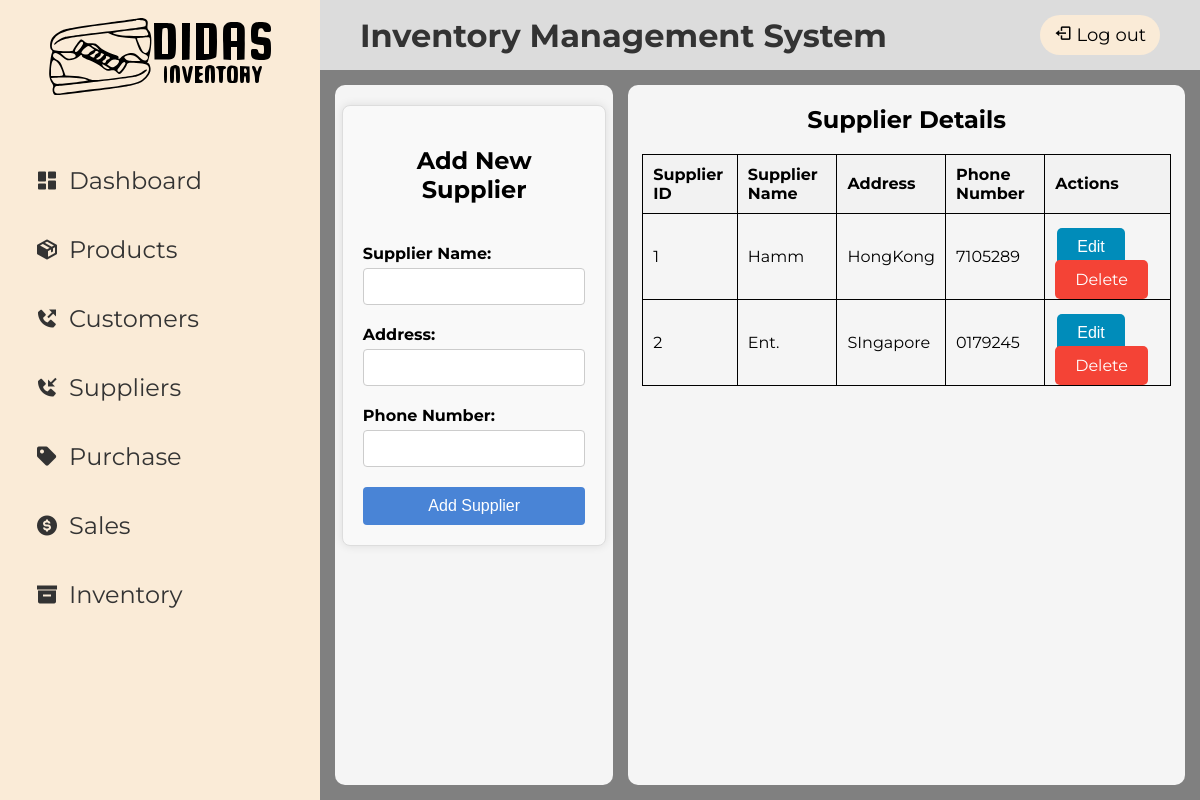
/supplier.php (signed in), run on the app's committed database.
### tables this page shows
CREATE TABLE `suppliers` (
  `supplier_id` int(11) NOT NULL,
  `supplier_name` varchar(255) NOT NULL,
  `address` varchar(255) NOT NULL,
  `phone_number` varchar(15) NOT NULL
);

### supplier.php (the view, shortened to what this page needs)
<?php include 'navbar.php'; ?>
<!DOCTYPE html>
<html>
<head>
    <link rel="stylesheet" href="supplier.css">
</head>
<body>
    <main class="main">
        <div class="card">
            <div class="container">
                <h2 id="formTitle">Add New Supplier</h2>
                <form action="supplierFormCon.php" method="POST">
                    <div class="form-group">
                        <label for="supplierName">Supplier Name:</label>
                        <input type="text" id="supplierName" name="supplierName" required>
                    </div>
                    <div class="form-group">
                        <label for="supplierAddress">Address:</label>
                        <input type="text" id="supplierAddress" name="supplierAddress" required>
                    </div>
                    <div class="form-group">
                        <label for="supplierPhone">Phone Number:</label>
                        <input type="text" id="supplierPhone" name="supplierPhone" required>
                    </div>
                    <button type="submit" id="submitButton" name="add_supplier">Add Supplier</button>
                </form>
            </div>
        </div>
        <div class="card">
            <h2 style="text-align: center;">Supplier Details</h2>
            <table>
                <thead>
                    <tr>
                        <th>Supplier ID</th>
                        <th>Supplier Name</th>
                        <th>Address</th>
                        <th>Phone Number</th>
                        <th>Actions</th>
                    </tr>
                </thead>
                <tbody>
                    <?php
                    $servername = "localhost";
                    $username = "root";
                    $password = "";
                    $dbname = "inventory";
                    $conn = new mysqli($servername, $username, $password, $dbname);
                    $sql = "SELECT supplier_id, supplier_name, address, phone_number FROM suppliers";
                    $result = $conn->query($sql);
                    if ($result->num_rows > 0) {
                        while($row = $result->fetch_assoc()) {
                            echo "<tr>";
                            echo "<td>" . $row["supplier_id"] . "</td>";
                            echo "<td>" . $row["supplier_name"] . "</td>";
                            echo "<td>" . $row["address"] . "</td>";
                            echo "<td>" . $row["phone_number"] . "</td>";
                            echo "<td>
                                    <button class='button edit-button' onclick=\"editSupplier('" . $row["supplier_id"] . "', '" . $row["supplier_name"] . "', '" . $row["address"] . "', '" . $row["phone_number"] . "')\">Edit</button>
                                    <a href='deleteSupplier.php?id=" . $row["supplier_id"] . "' class='delete-btn'>Delete</a>
                                </td>";
                            echo "</tr>";
                        }
                    } else {
                        echo "<tr><td colspan='5'>No suppliers found</td></tr>";
                    }
                    ?>
                </tbody>
            </table>
        </div>
    </main>
</body>
</html>

### nav.css (style rules this page uses)
body { font-family: "Montserrat", sans-serif; margin: 0; padding: 0; height: 100vh; display: grid; grid-template-columns: 320px 1fr; grid-template-rows: 70px 1fr; grid-template-areas: "side header" "side main"; }

### supplier.css (style rules this page uses)
.main { background-color: grey; grid-area: main; display: grid; grid-template-columns: 1fr 2fr; grid-template-areas: "c1 c2"; gap: 15px; padding: 15px; }
.card { background-color: whitesmoke; border-radius: 10px; }
.card:nth-child(1) { grid-area: c1; }
.card:nth-child(2) { grid-area: c2; }
.container { width: 80%; margin: 20px auto; padding: 20px; background-color: #f9f9f9; border: 1px solid #ddd; border-radius: 8px; box-shadow: 0 0 10px rgba(0, 0, 0, 0.1); }
.container h2 { text-align: center; margin-bottom: 40px; }
.form-group { margin-bottom: 20px; }
.form-group label { display: block; margin-bottom: 5px; font-weight: bold; }
.form-group input[type="text"] { width: 100%; padding: 10px; border: 1px solid #ccc; border-radius: 4px; box-sizing: border-box; }
button[type="submit"] { display: block; width: 100%; padding: 10px; background-color: #4984d6; color: white; border: none; border-radius: 4px; font-size: 16px; cursor: pointer; }
table { width: 95%; border-collapse: collapse; margin: 10px auto; }
table, th, td { border: 1px solid black; }
th, td { padding: 10px; text-align: left; }
th { background-color: #f2f2f2; }
.button { background-color: #4CAF50; border: none; color: white; padding: 10px 20px; text-align: center; text-decoration: none; display: inline-block; font-size: 16px; margin: 4px 2px; cursor: pointer; border-radius: 5px; }
.edit-button { background-color: #008CBA; }
.delete-btn { background-color: #f44336; text-decoration: none; padding: 10px 20px; color: white; border-radius: 5px; }

### data on the page
suppliers: supplier_id "1", supplier_name "Hamm", address "HongKong", phone_number "7105289"
suppliers: supplier_id "2", supplier_name "Ent.", address "SIngapore", phone_number "0179245"
